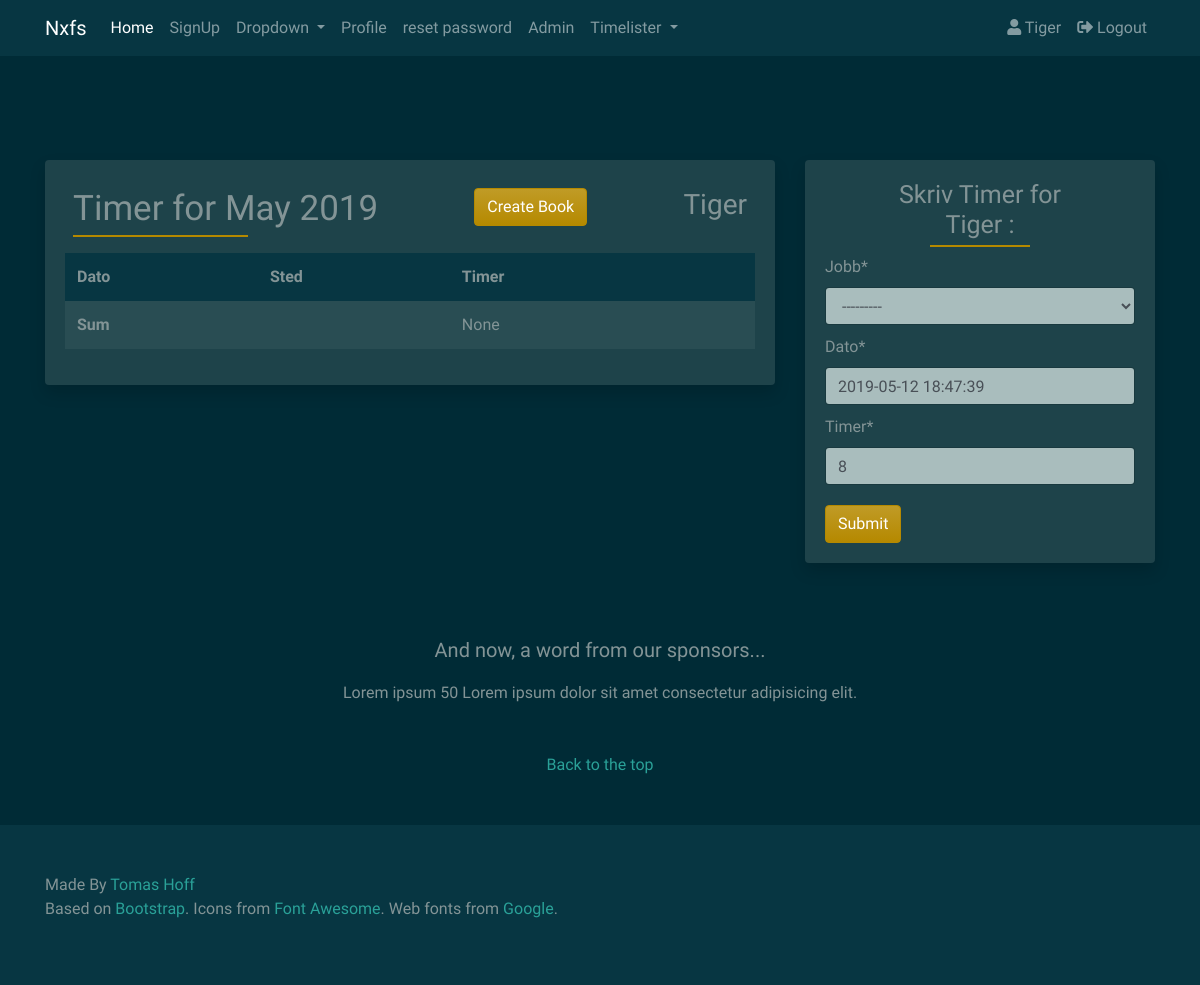
The page /timelister/ (signed in) on the database as committed earlier.
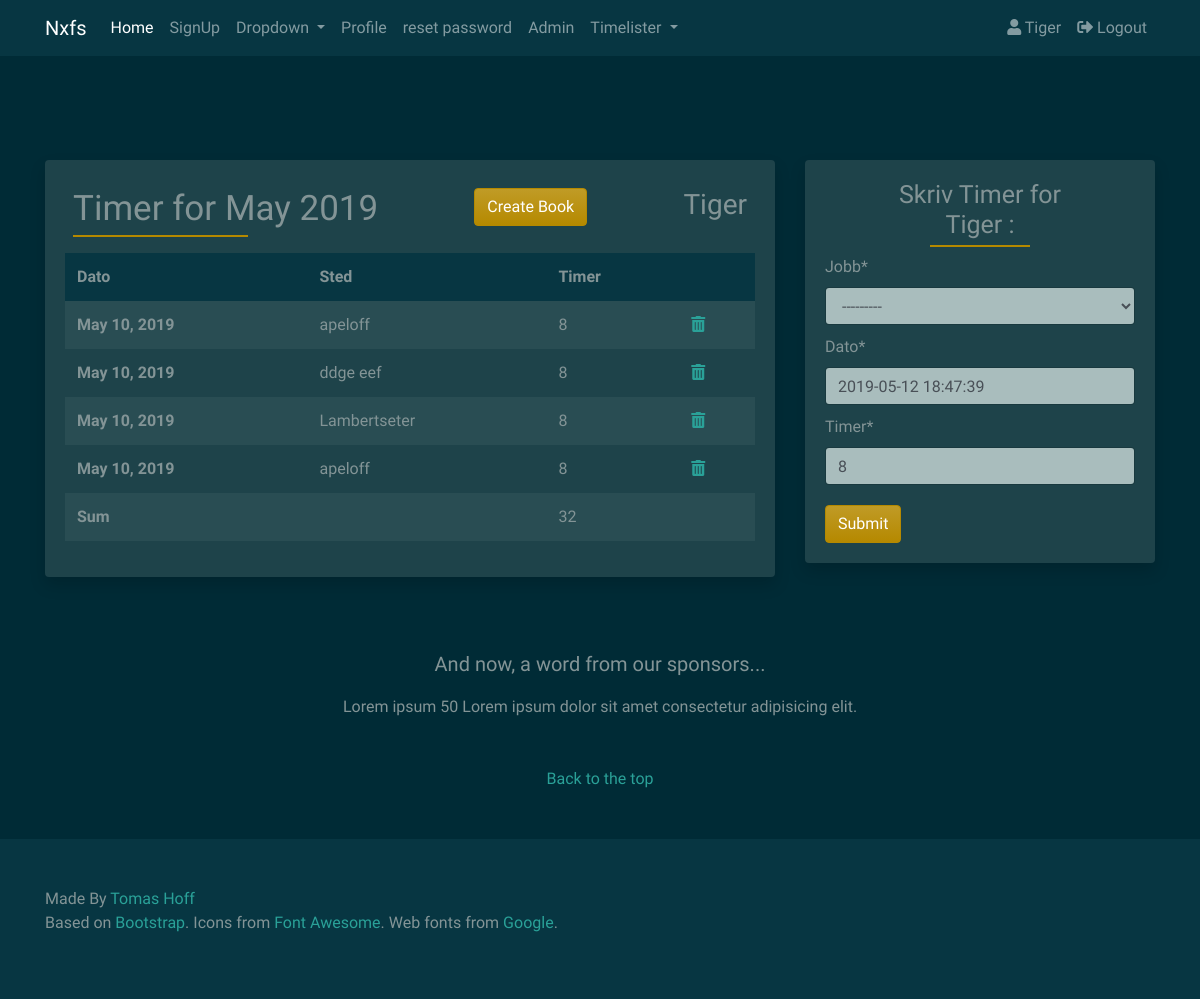
The same page on the database as committed later.
### users/models.py (models this page shows, shortened)
class CustomUser(AbstractUser):
    objects = CustomUserManager()
    city = models.CharField(max_length=50, blank=True)
    country = models.CharField(max_length=50, blank=True)
    website = models.URLField(blank=True)
    phone = models.IntegerField(default=0)
    profile_picture = models.ImageField(
        upload_to='profile_image', default='default/profile.png')

### timelister/models.py (models this page shows)
class Timeliste(models.Model):
    user = models.ForeignKey(User, on_delete=models.CASCADE)
    jobb = models.ForeignKey(Jobber, on_delete=models.CASCADE)
    date_added = models.DateTimeField(auto_now_add=True)
    dato = models.DateField(null=True, blank=True)
    timer = models.SmallIntegerField(null=True)
    class Meta:
        verbose_name = 'timeliste'
        verbose_name_plural = 'timelister'
    def __str__(self):
        return self.jobb.tittel

class Jobber(models.Model):
    ordre_nr = models.PositiveSmallIntegerField(primary_key=True)
    tittel = models.CharField(max_length=64, unique=True, blank=True)
    adresse = models.CharField(max_length=256, blank=True)
    telefon_nr = models.CharField(max_length=64, blank=True)
    beskrivelse = models.TextField(blank=True)
    date = models.DateTimeField(auto_now_add=True)
    ferdig = models.BooleanField(default=False)
    matriell = models.ManyToManyField(JobbMatriell, blank=True)
    class Meta:
        verbose_name = 'Jobb'
        verbose_name_plural = 'Jobber'
    def __str__(self):
        return self.tittel

### timelister/views.py (the view)
# urls.py: path('', views.timeliste, name="timeliste"),
def timeliste(request):
    current_month = datetime.now().month
    this_month_timer = models.Timeliste.objects.filter(
        dato__month=current_month).filter(user=request.user).order_by('dato')
    total_timer = this_month_timer.aggregate(Sum('timer'))
    timeform = TimelisteForm(request.POST or None)
    print(this_month_timer)
    if request.method == "POST":
        if timeform.is_valid():
            timeform.instance.user = request.user
            timeform.save()
            messages.success(request, 'Timer Lagt til')
            return redirect(request.META.get('HTTP_REFERER', redirect_if_referer_not_found))
    context = {
        'timeform': timeform,
        'total_timer': total_timer,
        'this_month_timer': this_month_timer,
    }
    return render(request, 'timelister/timeliste.html', context)

### timelister/forms.py
class TimelisteForm(forms.ModelForm):
    timer = forms.CharField(max_length="2", initial="8", widget=forms.TextInput(
        attrs={
            'placeholder': '* Antall Timer...',
        }))
    dato = forms.DateField(required=True, initial=datenow,
                           widget=DatePickerInput())
    class Meta:
        model = Timeliste
        fields = (
            'jobb',
            'dato',
            'timer',
        )

### srv/context_processors.py (called while the page is built)
def custom_context(request):
    navbarloginform = LoginForm(request.POST or None)
    return {
        'navbarloginform': navbarloginform
    }

### templates/timelister/timeliste.html (shortened to what this page needs)
{% extends 'base.html' %}
{% block content %}
{% load crispy_forms_tags %}
<div class="col-lg-8">
    <div class="card border-0 shadow mb-4">
        <div class="card-body">
            <div class="d-flex justify-content-between">
                <div class="p-2">
                    <h2 class="card-body">Timer for {% now 'F Y' %}</h2>
                </div>
                <div class="p-2">
                    <button class="modal-timer btn btn-primary" type="button" name="button">Create
                        Book</button>
                </div>
                <div class="p-2">
                    <h3>
                        {% include 'func/name.html' %}
                    </h3>
                </div>
            </div>
            <table class="table table-striped table-borderless">
                <thead class="thead-custom">
                    <tr>
                        <th scope="col">Dato</th>
                        <th scope="col">Sted</th>
                        <th scope="col">Timer</th>
                        <th scope="col"></th>
                    </tr>
                </thead>
                <tbody>
                    {% for timer in this_month_timer %}
                    <tr>
                        <th scope="row">{{ timer.dato }}</th>
                        <td>{{ timer }}</td>
                        <td>{{ timer.timer }}</td>
                        <td><a href="{% url 'delete_timer' timer.id %}" class="confirm-delete" data-toggle="modal"
                                data-target="#confirmTimerDeleteModal" id="deleteButton{{timer.id}}">
                                <i class="fas fa-trash-alt" tooltip-toggle="tooltip" title="Delete"></i></a>
                        </td>
                    </tr>
                    {% endfor %}
                    <tr>
                        <th scope="row">Sum</th>
                        <td></td>
                        <td>{{ total_timer.timer__sum }}</td>
                        <td></td>
                    </tr>
                </tbody>
            </table>
        </div>
    </div>
</div>
<div class="col-lg-4">
    <div class="card border-0 shadow mb-4 d-none d-lg-block">
        <div class="card-body">
            <div class="form-group">
                <h2>Skriv Timer for<br>{% include 'func/name.html' %}:
                </h2>
                <form method="POST" action=".">
                    {{ timeform|crispy }}
                    <button type="submit" class="btn btn-primary button-card">Submit</button>
                </form>
            </div>
        </div>
    </div>
</div>
{% endblock content %}

### templates/base.html (shortened to what this page needs)
<!DOCTYPE html>
<html lang="en">
<head>
  {% load i18n %}
  {% load account socialaccount %}
  {% load static %}
  <link rel="stylesheet" href="https://use.fontawesome.com/releases/v5.8.1/css/all.css"
>
  <link rel="stylesheet" href="{% static 'css/custom.css' %}" type="text/css">
  <link rel="stylesheet" href="{% static 'css/bootstrap.min.css' %}" type="text/css">
</head>
<body>
  {% load crispy_forms_tags %}
  {% include 'func/nav.html' %}
  <header class="masthead masthead-page mb-2">
    <div class="container">
      <div class="row align-items-center">
        <div class="col-lg-8 py-5">
        </div>
      </div>
  </header>
  <main>
    <div class="container">
      <div class="row">
        {% block content %}
        {% endblock content %}
  </main>
  {% include 'func/footer.html' %}
</body>
</html>

### templates/func/nav.html (shortened to what this page needs)
    {% load i18n %}
    {% load account socialaccount %}
    {% load static %}
    {% load crispy_forms_tags %}
    <nav class="navbar navbar-expand-lg navbar-dark bg-dark">
        <div class="container">
            <a class="navbar-brand" href="#">Nxfs</a>
            <div class="collapse navbar-collapse" id="navbarColor01">
                <ul class="navbar-nav mr-auto">
                    <li class="nav-item active">
                        <a class="nav-link" href="{% url 'home' %}">Home <span class="sr-only">(current)</span></a>
                    </li>
                    <li class="nav-item">
                        <a class="nav-link" href="{% url 'account_signup' %}">SignUp</a>
                    </li>
                    <li class="nav-item dropdown">
                        <a class="nav-link dropdown-toggle" href="#" id="navbarDropdown" role="button"
                            data-toggle="dropdown" aria-haspopup="true" aria-expanded="false">
                            Dropdown
                        </a>
                    </li>
                    <li class="nav-item">
                        {% if user.is_authenticated %}
                        <a class="nav-link" href="#">Profile</a>
                        {% else %}
                        <a class="nav-link" href="{% url 'account_signup' %}">Signup</a>
                        {% endif %}
                    </li>
                    <li class="nav-item">
                        <a class="nav-link" href="{% url 'account_reset_password' %}">reset password</a>
                    </li>
                    <li class="nav-item">
                        <a class="nav-link" href="{% url 'admin:index' %}">Admin</a>
                    </li>
                    <li class="nav-item dropdown">
                        <a class="nav-link dropdown-toggle" href="#" id="navbarDropdown" role="button"
                            data-toggle="dropdown" aria-haspopup="true" aria-expanded="false">
                            Timelister
                        </a>
                    </li>
                </ul>
            </div>
            <ul class="nav navbar-nav navbar-right">
                {% if user.is_authenticated %}
                <li class="nav-item">
                    <a class="nav-link" href="#">
                        <i class="fas fa-user"></i>
                        {% include 'func/name.html' %}</a></li>
                <li class="nav-item">
                    <a class="nav-link" href="{% url 'account_logout' %}">
                        <i class="fas fa-sign-out-alt"></i> Logout</a></li>
                {% endif %}
            </ul>
        </div>
    </nav>

### templates/func/name.html
{% if user.first_name == '' %}
{{ user.username|title }}
{% else %}
{{ user.first_name|title }} {{ user.last_name|title }}
{% endif %}

### templates/func/footer.html
  <footer>
      <div class="bsa-ad mt-5">
          <div class="container text-center">
              <p class="lead">And now, a word from our sponsors...</p>
              <div class="row">
                  <div class="col-lg-8 col-md-10 mx-auto">
                      <div class="bsa-cpc">
                          <div class="default-text">
                              <span class="default-title">Lorem ipsum 50</span>
                              <span class="default-description">
                                  Lorem ipsum dolor sit amet consectetur adipisicing elit.
                              </span>
                          </div>
                      </div>
                  </div>
              </div>
          </div>
      </div>
      <div class="footer-social my-5">
          <div class="container">
              <div class="d-flex justify-content-center">
                  <a href="#top"> Back to the top</a>
              </div>
          </div>
      </div>
      <div class="footer-main bg-dark py-5">
          <div class="container">
              Made By<a href="#"> Tomas Hoff</a>
              <br>
              <p>Based on <a href="https://getbootstrap.com/" rel="nofollow">Bootstrap</a>. Icons from <a
                      href="https://fontawesome.com/" rel="nofollow">Font Awesome</a>. Web fonts from <a
                      href="https://fonts.google.com/" rel="nofollow">Google</a>.</p>
          </div>
      </div>
  </footer>

### templates/func/scripts.html (shortened to what this page needs)
{% load static %}

### static_in_env/css/custom.css (style rules this page uses)
* { margin: 0; padding: 0; }
.button-card { margin-top: 10px !important; }
.card-body h2 { font-weight: 500; font-size: 35px; text-align: left; position: relative; padding: 0px 0 5px; margin-bottom: 10px; }
.card-body h2::after { background: #B58900; width: 175px; height: 2px; content: ""; position: absolute; top: 100%; left: 0%; transform: translateX(-0%); -o-transform: translateX(-0%); -ms-transform: translateX(-0%); -moz-transform: translateX(-0%); -webkit-transform: translateX(-0%); }
.thead-custom th { background-color: #073642; }
.form-group { margin-bottom: 0px !important; }
.form-group input { margin-bottom: 10px !important; }
.form-group select { margin-bottom: 10px !important; }
.form-group h2 { font-weight: 400; font-size: 25px; text-align: center; position: relative; padding: 0px 0 5px; margin-bottom: 10px; }
.form-group h2::after { background: #B58900; width: 100px; height: 2px; content: ""; position: absolute; top: 100%; left: 50%; transform: translateX(-50%); -o-transform: translateX(-50%); -ms-transform: translateX(-50%); -moz-transform: translateX(-50%); -webkit-transform: translateX(-50%); }
.form-group label { font-size: 16px; padding: 0px; }

Rows that differ between the two databases and show on the page:
added Timeliste: dato "May 10, 2019", jobb.tittel "apeloff", timer "8"
added Timeliste: dato "May 10, 2019", jobb.tittel "ddge eef", timer "8"
added Timeliste: dato "May 10, 2019", jobb.tittel "Lambertseter", timer "8"
added Timeliste: dato "May 10, 2019", jobb.tittel "apeloff", timer "8"
Other text that changed with them:
{{ total_timer.timer__sum }}: "None" → "32"
